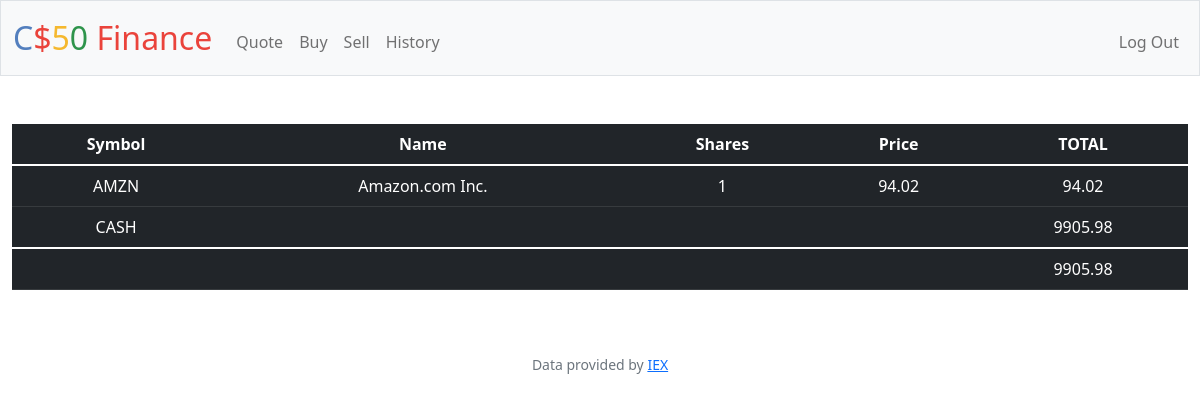
/ (signed in), run on the app's committed database.
### tables this page shows
CREATE TABLE transactions ( 
    id INTEGER PRIMARY KEY AUTOINCREMENT,
    user_id INTEGER NOT NULL,
    name TEXT NOT NULL,
    shares INTEGER NOT NULL,
    price NUMERIC NOT NULL,
    type TEXT NOT NULL,
    symbol TEXT NOT NULL,
    time TIMESTAMP DEFAULT CURRENT_TIMESTAMP,
    FOREIGN KEY(user_id) REFERENCES users(id) 
);

CREATE TABLE users (id INTEGER PRIMARY KEY AUTOINCREMENT NOT NULL, username TEXT NOT NULL, hash TEXT NOT NULL, cash NUMERIC NOT NULL DEFAULT 10000.00);

### app.py (the view)
@app.route("/")
@login_required
def index():
    user_id = session["user_id"]
    stocks = db.execute("SELECT symbol, name, SUM(shares) as totalShares, price FROM transactions WHERE user_id = ? GROUP BY symbol", user_id)
    cash = db.execute("SELECT cash FROM users WHERE id = ?", user_id)[0]["cash"]
    total = cash
    for stock in stocks:
        total += stock["price"] * stock["totalShares"]
    return render_template("index.html", stocks=stocks, cash=cash, total=total)

### app.py (called while the page is built)
@app.after_request
def after_request(response):
    response.headers["Cache-Control"] = "no-cache, no-store, must-revalidate"
    response.headers["Expires"] = 0
    response.headers["Pragma"] = "no-cache"
    return response

### helpers.py (called while the page is built)
def login_required(f):
    @wraps(f)
    def decorated_function(*args, **kwargs):
        if session.get("user_id") is None:
            return redirect("/login")
        return f(*args, **kwargs)
    return decorated_function

### templates/index.html (shortened to what this page needs)
{% extends "layout.html" %}
{% block main %}
<table class="table table-dark">
    <thead>
      <tr>
        <th scope="col">Symbol</th>
        <th scope="col">Name</th>
        <th scope="col">Shares</th>
        <th scope="col">Price</th>
        <th scope="col">TOTAL</th>
      </tr>
    </thead>
    <tbody>
        {% for stock in stocks %}
        <tr>
            <td>{{ stock["symbol"] }}</td>
            <td>{{ stock["name"] }}</td>
            <td>{{ stock["totalShares"] }}</td>
            <td>{{ stock["price"] }}</td>
            <td>{{ stock["totalShares"] * stock["price"] }}</td>
        </tr>
        {% endfor %}
      <tr>
        <td>CASH</td>
        <td colspan = 3></td>
        <td>{{ cash }}</td>
      </tr>
    </tbody>
    <tfoot>
        <td colspan="4"></td>
        <td> {{ cash }} </td>
    </tfoot>
  </table>
{% endblock %}

### data on the page
transactions: symbol "AMZN", name "Amazon.com Inc.", totalShares "1", price "94.02", stock['totalShares']*stock['price'] "94.02"
users: cash "9905.98"
